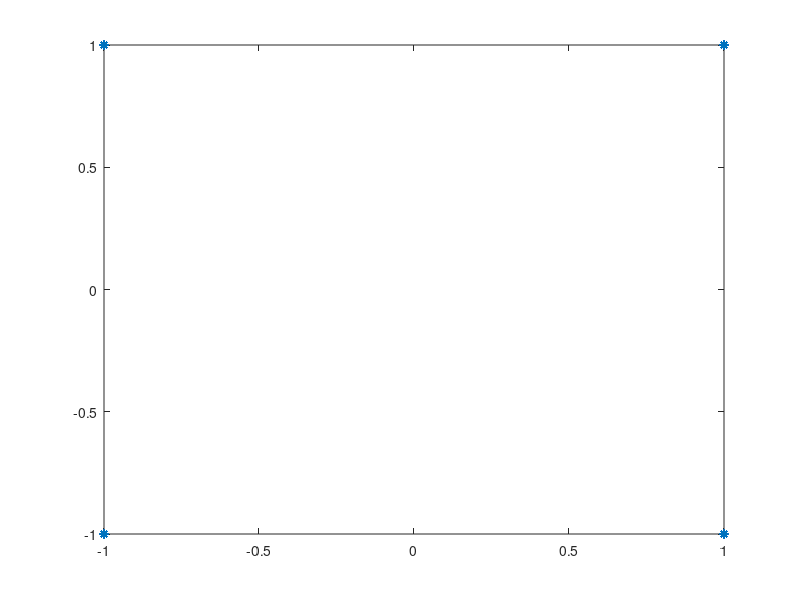
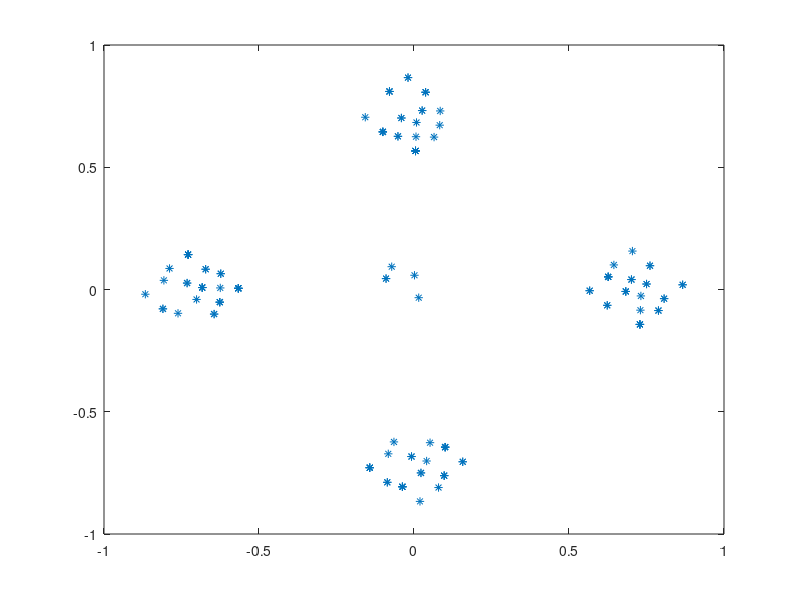
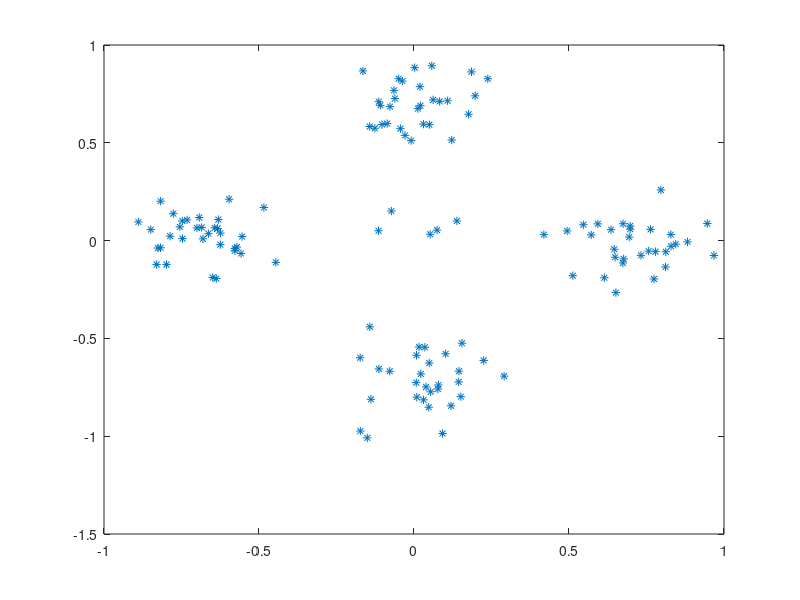
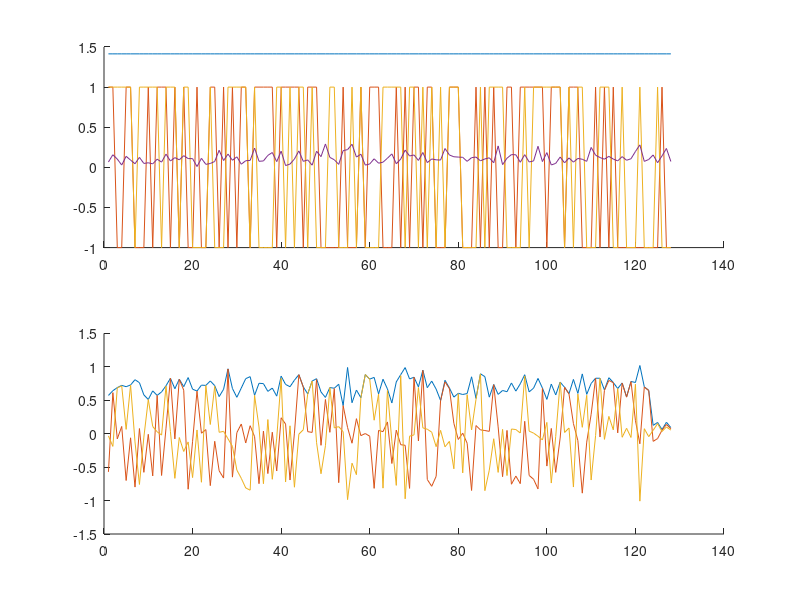

The MATLAB source for these figures, in order:
%code to simulate a QPSK signal through multipath Rayleigh channel

%2024.03.26

clear all, clc, close all

signal_length = 128;
SNR_dB = 20;

%QPSK signal
signal_r=2*(rand([signal_length,1])>0.5)-1;
signal_i=2*(rand([signal_length,1])>0.5)-1;
QPSK=signal_r+1i*signal_i;
size(QPSK)

figure
plot(real(QPSK), imag(QPSK), "*")

%add AWGN noise
%signal_power = sum(abs(QPSK).^2)/length(QPSK);
signal_power = ((QPSK)' *(QPSK) ) / signal_length;
n0 = sqrt(0.5)*(randn(1,length(QPSK))+1i*randn(1,length(QPSK)));
noise_power_lin = signal_power*10^(-SNR_dB/10);
noise = sqrt(noise_power_lin)*n0;
size(noise)

%--------
%multipath Rayleigh channel

path_delay=[1 5 10];
path_gain_db=[0 -20 -30];
%path_gain_db=[0 -99 -99]; %single path
L=length(path_delay);
h(path_delay(end)) = 1i*0;
path_gain_lin=10.^(path_gain_db/10);
temp=randn(1,L)+1i*randn(1,L);
for k=1:L
  h(path_delay(k))=sqrt(path_gain_lin(k)/2).*real(temp(k))+1i*sqrt(path_gain_lin(k)/2).*imag(temp(k));
end %for

%h = [1 0 0 0 0.1];
fading=conv(QPSK, h, "same")';
size(fading)

%--------
figure
plot(real(fading), imag(fading), "*")


%add AWGN noise
received = fading+noise; %received signal (channel & noise)
size(received)

figure
plot(real(received), imag(received), "*")

figure
%original signal
subplot(211)
hold on
plot(abs(QPSK))
plot(real(QPSK))
plot(imag(QPSK))
plot(abs(noise))

%received signal (channel & noise)
subplot(212)
hold on
plot(abs(received))
plot(real(received))
plot(imag(received))

disp("DONE")
%{

%}